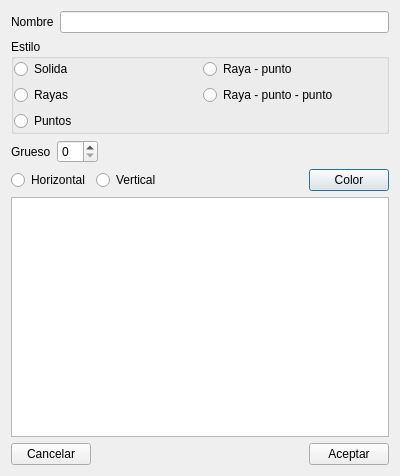
<?xml version="1.0" encoding="UTF-8"?>
<ui version="4.0">
 <class>EditLineDlg</class>
 <widget class="QDialog" name="EditLineDlg">
  <property name="geometry">
   <rect>
    <x>0</x>
    <y>0</y>
    <width>400</width>
    <height>476</height>
   </rect>
  </property>
  <property name="maximumSize">
   <size>
    <width>400</width>
    <height>476</height>
   </size>
  </property>
  <property name="windowTitle">
   <string>Configurar linea</string>
  </property>
  <property name="windowIcon">
   <iconset resource="../recoverdrake.qrc">
    <normaloff>:/Imagenes/boli.png</normaloff>:/Imagenes/boli.png</iconset>
  </property>
  <layout class="QGridLayout" name="gridLayout_5">
   <item row="3" column="0" colspan="3">
    <layout class="QGridLayout" name="gridLayout_3">
     <item row="0" column="0">
      <widget class="QRadioButton" name="rdbH">
       <property name="text">
        <string>Horizontal</string>
       </property>
      </widget>
     </item>
     <item row="0" column="3">
      <widget class="QPushButton" name="pushButton_3">
       <property name="text">
        <string>Color</string>
       </property>
       <property name="icon">
        <iconset resource="../recoverdrake.qrc">
         <normaloff>:/Imagenes/pantone.png</normaloff>:/Imagenes/pantone.png</iconset>
       </property>
       <property name="iconSize">
        <size>
         <width>25</width>
         <height>25</height>
        </size>
       </property>
      </widget>
     </item>
     <item row="0" column="1">
      <widget class="QRadioButton" name="rdbV">
       <property name="text">
        <string>Vertical</string>
       </property>
      </widget>
     </item>
     <item row="0" column="2">
      <spacer name="horizontalSpacer_3">
       <property name="orientation">
        <enum>Qt::Horizontal</enum>
       </property>
       <property name="sizeHint" stdset="0">
        <size>
         <width>40</width>
         <height>20</height>
        </size>
       </property>
      </spacer>
     </item>
    </layout>
   </item>
   <item row="5" column="0">
    <widget class="QPushButton" name="btnCancelar">
     <property name="text">
      <string>Cancelar</string>
     </property>
     <property name="icon">
      <iconset resource="../recoverdrake.qrc">
       <normaloff>:/Imagenes/bad.png</normaloff>:/Imagenes/bad.png</iconset>
     </property>
     <property name="iconSize">
      <size>
       <width>25</width>
       <height>25</height>
      </size>
     </property>
    </widget>
   </item>
   <item row="5" column="1">
    <spacer name="horizontalSpacer">
     <property name="orientation">
      <enum>Qt::Horizontal</enum>
     </property>
     <property name="sizeHint" stdset="0">
      <size>
       <width>40</width>
       <height>20</height>
      </size>
     </property>
    </spacer>
   </item>
   <item row="5" column="2">
    <widget class="QPushButton" name="btnAceptar">
     <property name="text">
      <string>Aceptar</string>
     </property>
     <property name="icon">
      <iconset resource="../recoverdrake.qrc">
       <normaloff>:/Imagenes/good.png</normaloff>:/Imagenes/good.png</iconset>
     </property>
     <property name="iconSize">
      <size>
       <width>25</width>
       <height>25</height>
      </size>
     </property>
    </widget>
   </item>
   <item row="0" column="0" colspan="3">
    <layout class="QGridLayout" name="gridLayout_4">
     <item row="0" column="0">
      <widget class="QLabel" name="label_2">
       <property name="text">
        <string>Nombre</string>
       </property>
      </widget>
     </item>
     <item row="0" column="1">
      <widget class="QLineEdit" name="txtNombre"/>
     </item>
    </layout>
   </item>
   <item row="1" column="0" colspan="3">
    <widget class="QGroupBox" name="groupBox">
     <property name="title">
      <string>Estilo</string>
     </property>
     <layout class="QGridLayout" name="gridLayout">
      <property name="leftMargin">
       <number>0</number>
      </property>
      <property name="topMargin">
       <number>0</number>
      </property>
      <property name="rightMargin">
       <number>0</number>
      </property>
      <property name="bottomMargin">
       <number>0</number>
      </property>
      <item row="1" column="0">
       <widget class="QRadioButton" name="radioButton_4">
        <property name="text">
         <string>Rayas</string>
        </property>
       </widget>
      </item>
      <item row="0" column="0">
       <widget class="QRadioButton" name="radioButton_3">
        <property name="text">
         <string>Solida</string>
        </property>
       </widget>
      </item>
      <item row="2" column="0">
       <widget class="QRadioButton" name="radioButton_5">
        <property name="text">
         <string>Puntos</string>
        </property>
       </widget>
      </item>
      <item row="0" column="1">
       <widget class="QRadioButton" name="radioButton_6">
        <property name="text">
         <string>Raya - punto</string>
        </property>
       </widget>
      </item>
      <item row="1" column="1">
       <widget class="QRadioButton" name="radioButton_7">
        <property name="text">
         <string>Raya - punto - punto</string>
        </property>
       </widget>
      </item>
     </layout>
    </widget>
   </item>
   <item row="2" column="0" colspan="3">
    <layout class="QGridLayout" name="gridLayout_2">
     <item row="0" column="1">
      <widget class="QSpinBox" name="spinBox"/>
     </item>
     <item row="0" column="0">
      <widget class="QLabel" name="label">
       <property name="text">
        <string>Grueso</string>
       </property>
      </widget>
     </item>
     <item row="0" column="2">
      <spacer name="horizontalSpacer_2">
       <property name="orientation">
        <enum>Qt::Horizontal</enum>
       </property>
       <property name="sizeHint" stdset="0">
        <size>
         <width>40</width>
         <height>20</height>
        </size>
       </property>
      </spacer>
     </item>
    </layout>
   </item>
   <item row="4" column="0" colspan="3">
    <widget class="QGraphicsView" name="graphicsView"/>
   </item>
  </layout>
 </widget>
 <tabstops>
  <tabstop>btnAceptar</tabstop>
  <tabstop>btnCancelar</tabstop>
  <tabstop>graphicsView</tabstop>
  <tabstop>radioButton_3</tabstop>
  <tabstop>radioButton_6</tabstop>
  <tabstop>radioButton_4</tabstop>
  <tabstop>radioButton_5</tabstop>
  <tabstop>radioButton_7</tabstop>
  <tabstop>spinBox</tabstop>
  <tabstop>rdbH</tabstop>
  <tabstop>pushButton_3</tabstop>
  <tabstop>rdbV</tabstop>
 </tabstops>
 <resources>
  <include location="../recoverdrake.qrc"/>
 </resources>
 <connections/>
</ui>
